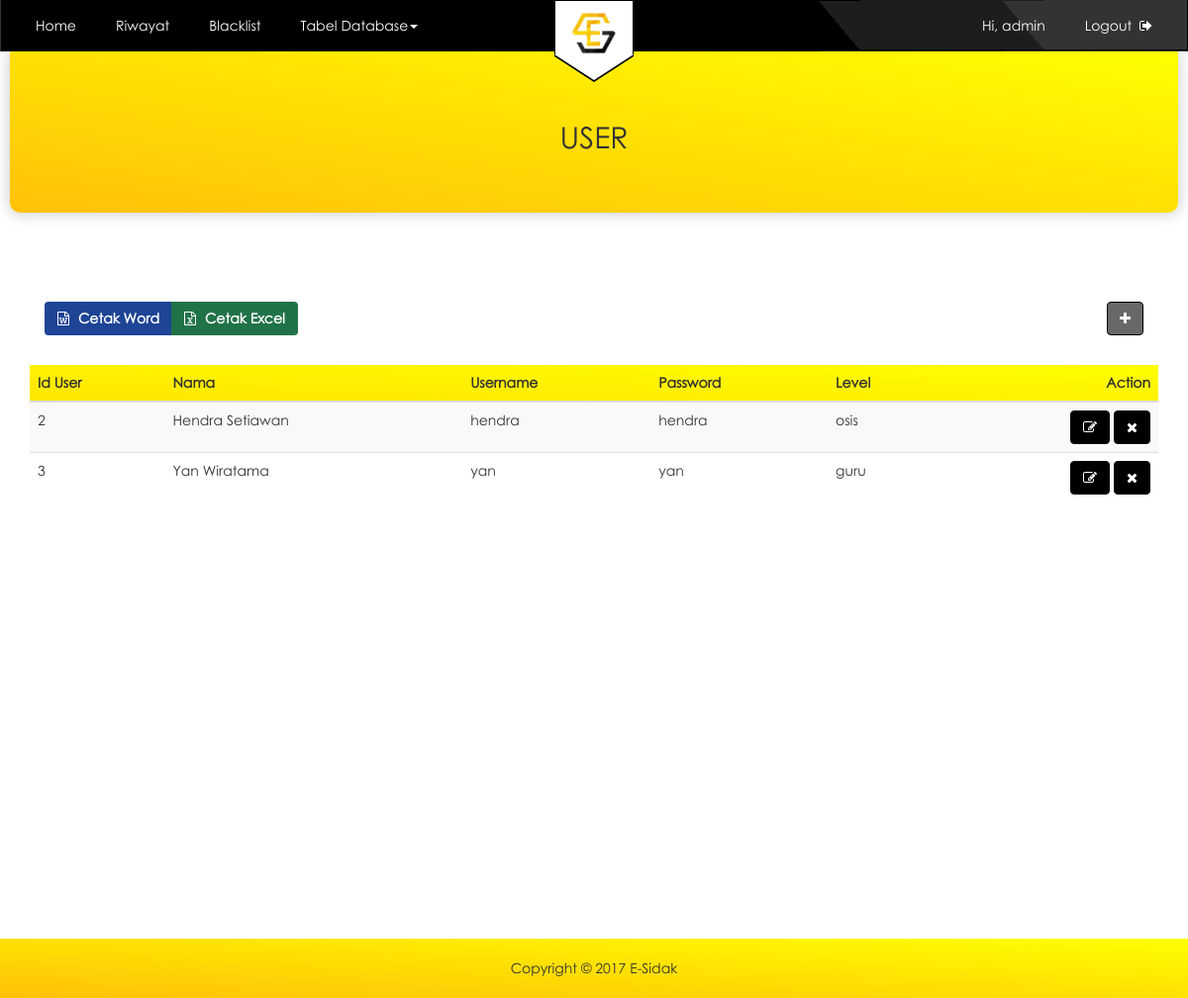
The app's page /admin/user_admin.php (signed in) with its own data.
### tables this page shows
CREATE TABLE `user` (
  `id_user` int(12) NOT NULL,
  `nama` varchar(30) NOT NULL,
  `username` varchar(18) NOT NULL,
  `pass` varchar(225) NOT NULL,
  `level` varchar(7) NOT NULL
);

### admin/user_admin.php (the view, shortened to what this page needs)
<!DOCTYPE html>
<?php
include "../config/koneksi.php";
if(@$_SESSION['admin'] || @$_SESSION['guru']|| @$_SESSION['osis']) {
?>
<?php
if(@$_SESSION['admin']) {
  $userlogin = @$_SESSION['admin'];
 } else if(@$_SESSION['guru']) {
  $userlogin = @$_SESSION['guru'];
 }else{
  $userlogin = @$_SESSION['osis'];
 }
 $sql = mysqli_query($con,"select * from user where username = '$userlogin'") or die (mysql_error());
 $data = mysqli_fetch_array($sql);
?>
<html>
    <head>
        <link rel="stylesheet" type="text/css" href="../css/bootstrap.min.css">
        <link rel="stylesheet" type="text/css" href="https://cdnjs.cloudflare.com/ajax/libs/font-awesome/4.7.0/css/font-awesome.min.css">
        <link rel="stylesheet" type="text/css" href="../css/style.css">
        <link rel="stylesheet" type="text/css" href="../css/admin.css">
    </head>
    <body>
<nav class="navbar navbar-default navbar-custom">
      <div class="navbar-header">
        <a class="navbar-brand" href="admin_home.php"><img src="../img/esidak2.png" alt=""></a>
      </div>
      <div class="navbar-collapse collapse">
        <ul class="nav navbar-nav navbar-left">
          <li><a href="admin_home.php">Home</a></li>
          <li><a href="riwayat_admin.php">Riwayat</a></li>
          <li><a href="blacklist_admin.php">Blacklist</a></li>
          <li class="dropdown">
            <a href="#" class="dropdown-toggle" data-toggle="dropdown" role="button" aria-haspopup="true" aria-expanded="false">Tabel Database<span class="caret"></span></a>
          </li>
        </ul>
        <ul class="nav navbar-nav navbar-right">
          <li><a href="#u">Hi, <?php echo $data['username']; ?></a></li>
          <li><a href="../config/logout.php">Logout &nbsp;<i class="fa fa-sign-out"></i></a></li>
        </ul>
      </div>
    </nav>
    <div class="container-fluid">
        <div class="jumbotron-list">
          <h2 class="text-center">USER</h2>
      </div>
    </div>
        <div class="container container-button-cetak">
          <div class="col-md-12">
            <div class="btn-group">
            <button type="button" name="button" class="btn btn-cw">
              <a href="../config/word_user.php"><i class="fa fa-file-word-o"></i>&nbsp;Cetak Word</a>
            </button>
            <button type="button" name="button" class="btn btn-ce">
            <a href="../config/excel_user.php"><i class="fa fa-file-excel-o"></i>&nbsp;Cetak Excel</a>
          </button>
          </div>
          <a href="form_register.php">
              <button class="btn btn-warning btn-tambah" type="button">
                  <i class="fa fa-plus" aria-hidden="true"></i>
              </button>
           </a>
          </div>
        </div>
        <div class="wrapper">
        <div class="container">
            <table class="table table-striped database">
              <thead>
                <tr>
                  <th>Id User</th><th>Nama</th><th>Username</th><th>Password</th><th>Level</th><th>Action</th>
                </tr>
              </thead>
            <tbody>
              <?php
                  include '../config/koneksi.php';
                  $selainadmin = ('admin');
                  $tampil3 = $con->query("select * from user where level !='$selainadmin'");
                  while($row=mysqli_fetch_array($tampil3)){
              ?>
              <tr>
                <td><?php echo $row['id_user']; ?></td>
                <td><?php echo $row['nama']; ?></td>
                <td><?php echo $row['username']; ?></td>
                <td><?php echo $row['pass']; ?></td>
                <td><?php echo $row['level']; ?></td>
                <td>
                    <a href="update_user.php?id=<?php echo $row['id_user'];?>">
                        <button class="btn btn-warning" type="button">
                            <i class="fa fa-edit" aria-hidden="true"></i>
                        </button>
                     </a>
                    <a href="../config/delete_user.php?id=<?php echo $row['id_user'];?>">
                        <button class="btn btn-warning" type="button">
                            <i class="fa fa-remove" aria-hidden="true"></i>
                        </button>
                    </a>
                </td>
              </tr>
                <?php
                  }
                ?>
            </tbody>
          </table>
        </div>
        </div>
    <footer>
      <p>Copyright &copy; 2017 E-Sidak</p>
    </footer>
</body>
</html>
<?php
}
?>

### css/style.css (style rules this page uses)
html,body { font-family: century_gothic; }
.container-fluid { margin: 0; padding: 0 }
.navbar-custom { background: linear-gradient(50deg , #000 70%,#1d1d1d 0, #1d1d1d 85%, #333333 20%); border-radius: 0; border-color: transparent; margin-bottom: 0; }
.navbar-custom .navbar-nav li a, .navbar-custom-user .navbar-nav li a, .navbar-custom-user .navbar-nav li span { color: #fff; border-radius: 4px; display: block; margin: 10px 5px; padding: 5px 15px; }
.navbar-brand img { border: 1px solid black; background: #fff; margin: 0 auto; width: 80px; padding: 10px 15px 0px; border-top: 0; }
.navbar-brand { padding: 0; width: 100%; position: absolute; border-bottom: 1px solid #000; }
.navbar-default .navbar-collapse { border: 0; }
.navbar-brand::after { content:''; position:relative; top: -1.4px; border-style:solid; border-width: 26px 40px 0; border-color: #fff transparent; width:0; display:block; margin:0 auto; }
.navbar-brand::before { content:''; position:absolute; left:50%; top: 141%; border-style:solid; border-width: 26px 40px 0; border-color: #000 transparent; width:0; transform:translate(-50%, -50%); }
.navbar-right { margin-right: 0px; }
.btn-warning { background: #000; border-color: #000; }
.jumbotron-list { background: linear-gradient(to top right, #FFC107,yellow); margin-bottom: 50px; padding: 50px 15px; margin: 0 10px 30px; border-radius: 0 0 10px 10px; box-shadow: 0px 0px 15px 1px #ccc; }
thead { background: linear-gradient(to top right, #ffe500,yellow); }
thead tr th:last-child { text-align: right; }
button.btn-tambah { float: right; margin-bottom: 10px; }
.wrapper { min-height: 500px; }
footer { background: linear-gradient(to top right, #FFC107,yellow); padding: 20px; margin-top: 80px; text-align: center; }
footer p { margin: 0; }

### css/admin.css (style rules this page uses)
.container-button-cetak { margin: 0 auto 20px; }
.btn-group .btn { color: #fff; font-weight: bold; }
.btn-group a { text-decoration: none; color: #fff; }
.btn-group .btn i { padding-right: 5px; }
.btn-cw { background: #1e4496; }
.btn-ce { background: #207347; }
.container-button-cetak .btn-tambah { float: right; background: #68686b; }
.table-striped.database tbody td:last-child { text-align: right; }

### records on screen
user: username "admin"
user: id_user "2", nama "Hendra Setiawan", username "hendra", pass "hendra", level "osis"
user: id_user "3", nama "Yan Wiratama", username "yan", pass "yan", level "guru"
